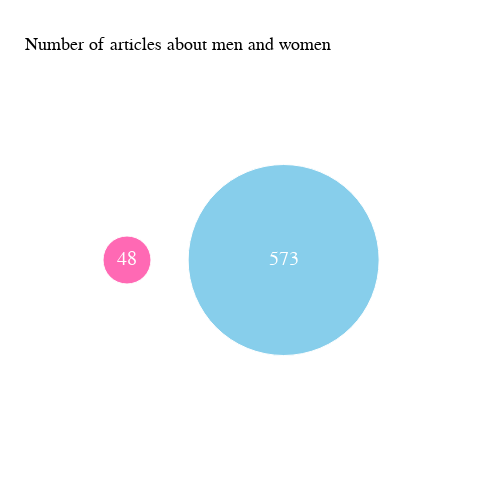

The notebook cell saved with this chart:
### Markdown cell above
#### **Plot 1**

### Code cell
nr_of_men = sum(men_people)
nr_of_women = sum(women_people)

nr_men_women = pd.DataFrame({'gender': ['women', 'men'],'number_of': [nr_of_women, nr_of_men], 
                             'y_value_to_align': [1,1], 'x_value_to_align': [0,1]})

total_people = nr_men_women['number_of'].sum()
nr_men_women['percentage'] = nr_men_women['number_of']/total_people*100
nr_men_women['percentage'] = nr_men_women['percentage'].round(2)
fig = go.Figure(data=[go.Scatter(
    x=nr_men_women['x_value_to_align'], y=nr_men_women['y_value_to_align'],
    text=nr_men_women['number_of'],
    mode='markers+text',
    marker=dict(
        color=['hotpink', 'skyblue'],
        opacity=[1, 1],
        size=[nr_of_women, nr_of_men/3]),
    hovertemplate=
        nr_men_women['percentage'].astype(str)+"%" +" of all articles about People are about <b>"+nr_men_women['gender']+"</b><extra></extra>")])

fig.update_layout(
    font_family="Helvetica",
    font_color="white",
    font_size=20,
    template = 'simple_white',
    width=500, height=500
)

fig.update_layout(title='<span style="color: black; font-size: 18px">Number of articles about men and women</span>')

fig.update_xaxes(visible=False)   
fig.update_yaxes(visible=False)
fig.show()

#fig.to_html(full_html = False, include_plotlyjs='cdn')
#fig.write_html("datastory_plot/plot1.html", full_html=False, include_plotlyjs='cdn')
#nr_men_women

### Figure 1 — Plotly figure (JSON) as saved in the notebook; plotly's stock layout.template omitted (floating-point values rounded to 4 significant figures)
{"data": [{"hovertemplate": ["7.73% of all articles about People are about <b>women</b><extra></extra>", "92.27% of all articles about People are about <b>men</b><extra></extra>"], "marker": {"color": ["hotpink", "skyblue"], "opacity": [1, 1], "size": [48, 191]}, "mode": "markers+text", "text": [48, 573], "type": "scatter", "x": [0, 1], "y": [1, 1]}], "layout": {"font": {"color": "white", "family": "Helvetica", "size": 20}, "height": 500, "title": {"text": "<span style=\"color: black; font-size: 18px\">Number of articles about men and women</span>"}, "width": 500, "xaxis": {"visible": false}, "yaxis": {"visible": false}}}
